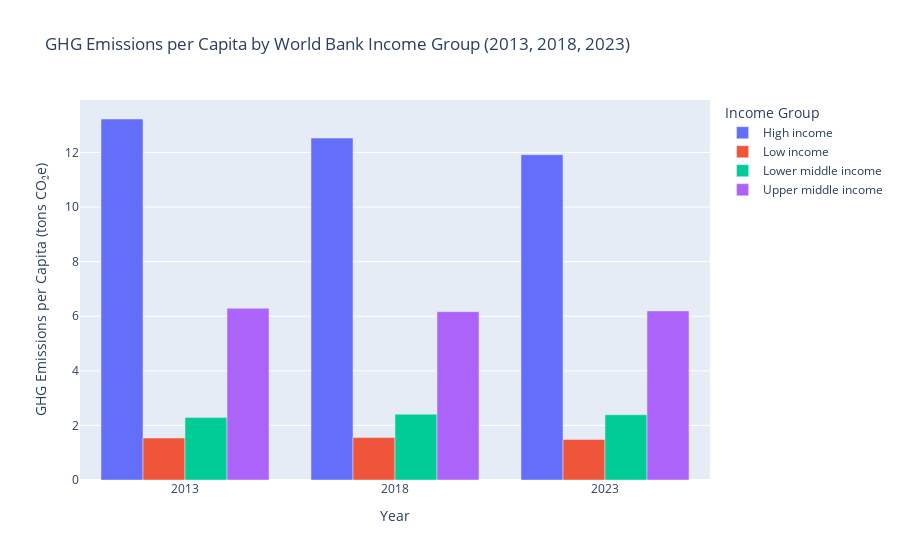

Notebook code for this chart:
### Code cell
# Create a grouped bar chart
fig = go.Figure()

# Loop through each income group and add a trace
for income_group in filtered_df.columns:
    fig.add_trace(go.Bar(
        x=filtered_df.index,  # Years
        y=filtered_df[income_group],  # GHG emissions for the income group
        name=income_group  # Label for the legend
    ))

# Update layout for better visualization
fig.update_layout(
    title="GHG Emissions per Capita by World Bank Income Group (2013, 2018, 2023)",
    xaxis_title="Year",
    yaxis_title="GHG Emissions per Capita (tons CO₂e)",
    barmode='group',  # Group bars by year
    legend_title="Income Group",
    template="plotly"
)

# Show the chart
fig.show()

### Figure 1 — Plotly figure (JSON) as saved in the notebook; plotly's stock layout.template omitted (floating-point values rounded to 4 significant figures)
{"data": [{"name": "High income", "type": "bar", "x": [2013, 2018, 2023], "y": [13.23, 12.53, 11.92]}, {"name": "Low income", "type": "bar", "x": [2013, 2018, 2023], "y": [1.538, 1.554, 1.488]}, {"name": "Lower middle income", "type": "bar", "x": [2013, 2018, 2023], "y": [2.286, 2.411, 2.39]}, {"name": "Upper middle income", "type": "bar", "x": [2013, 2018, 2023], "y": [6.289, 6.168, 6.196]}], "layout": {"barmode": "group", "legend": {"title": {"text": "Income Group"}}, "title": {"text": "GHG Emissions per Capita by World Bank Income Group (2013, 2018, 2023)"}, "xaxis": {"title": {"text": "Year"}}, "yaxis": {"title": {"text": "GHG Emissions per Capita (tons CO₂e)"}}}}
